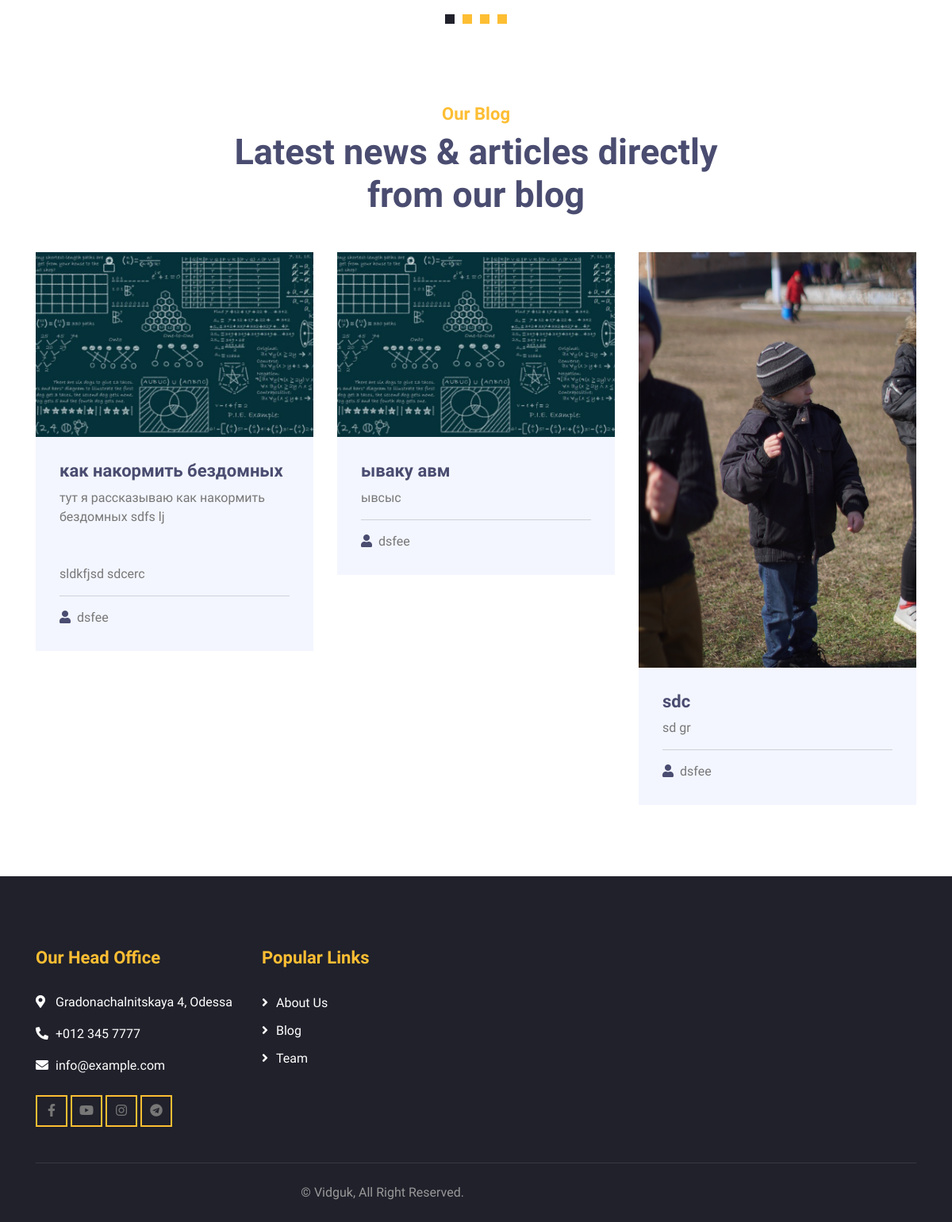
Before: / (lower part) with the older database file.
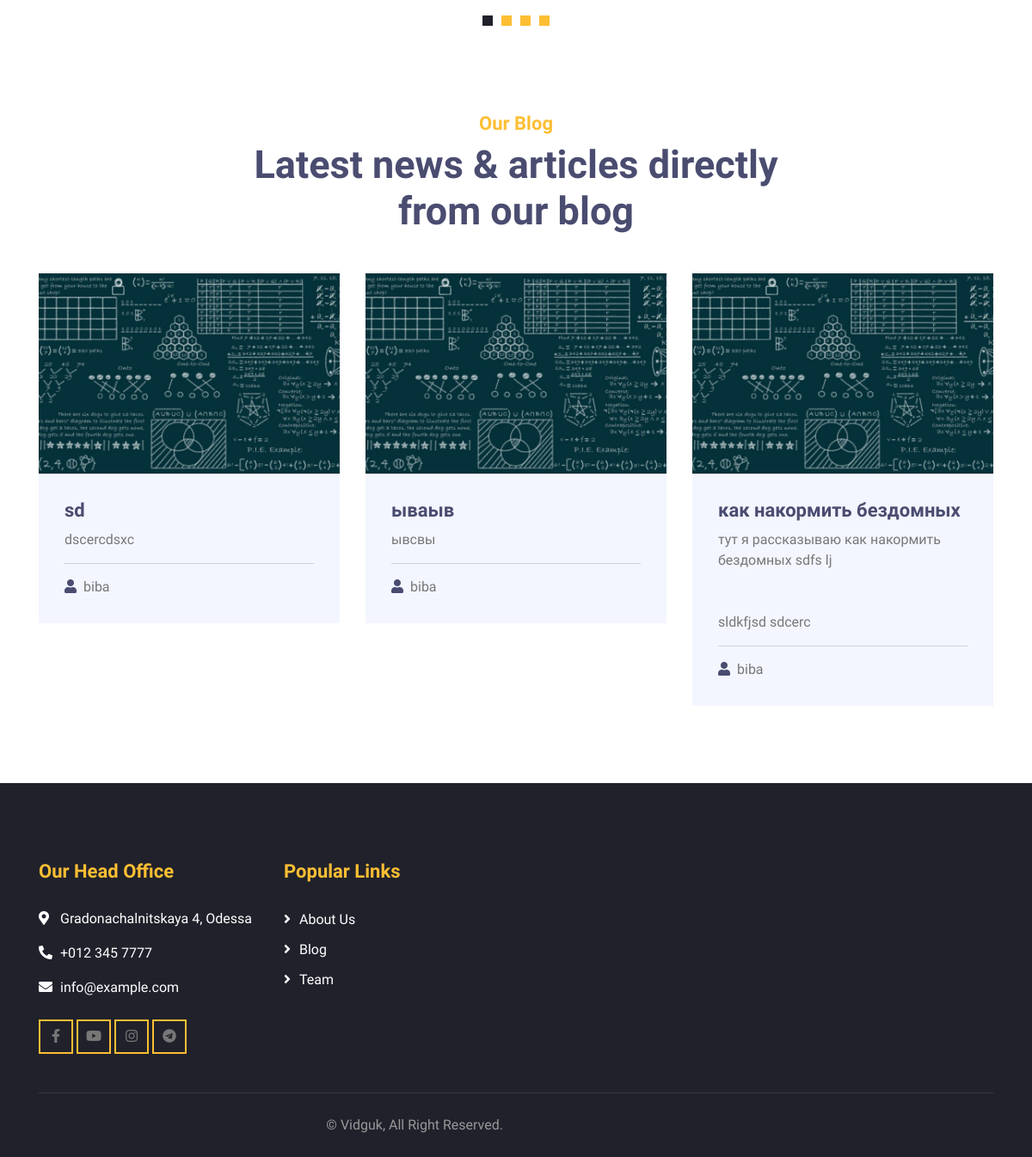
After: the same page with the newer database file.
### blog/models.py (models this page shows, shortened)
class Post(models.Model):
    title = models.CharField(max_length=200, unique=True)
    slug = models.SlugField(max_length=200, unique=True)
    author = models.ForeignKey(User, on_delete= models.CASCADE,related_name='blog_posts')
    updated_on = models.DateTimeField(auto_now= True)
    content = models.TextField()
    created_on = models.DateTimeField(auto_now_add=True)
    status = models.IntegerField(choices=STATUS, default=0)
    image = models.ImageField(upload_to='images/')
    tags = TaggableManager()
    class Meta:
        ordering = ['-created_on']

### home/views.py (the view)
# urls.py: path("", views.home, name='home'),
def home(request):
    events = Event.objects.filter(date__gte=timezone.now()).order_by('date')
    recent_posts = Post.objects.all()[:3]
    is_home_page = True
    return render(request, 'index.html', {'events': events, 'recent_posts': recent_posts, 'is_home_page':is_home_page}, )#{'recent_posts': recent_posts}

### home/templates/index.html (shortened to what this page needs)
{% load static %}
<!DOCTYPE html>
<html lang="en">
    <head>
        <link href="https://stackpath.bootstrapcdn.com/bootstrap/4.4.1/css/bootstrap.min.css" rel="stylesheet">
        <link href="https://cdnjs.cloudflare.com/ajax/libs/font-awesome/5.10.0/css/all.min.css" rel="stylesheet">
        <link href="{% static 'lib/flaticon/font/flaticon.css' %}" rel="stylesheet">
        <link href="{% static 'lib/animate/animate.min.css' %}" rel="stylesheet">
        <link href="{% static 'lib/owlcarousel/assets/owl.carousel.min.css' %}" rel="stylesheet">
        <link href="{% static 'css/style.css' %}" rel="stylesheet">
    </head>
    <body>
        <div class="testimonial">
            <div class="container">
                <div class="owl-carousel testimonials-carousel">
                </div>
            </div>
        </div>
        <div class="blog" id="blog-section">
            <div class="container">
                <div class="section-header text-center">
                    <p>Our Blog</p>
                    <h2>Latest news & articles directly from our blog</h2>
                </div>
                <div class="row">
                    {% for post in recent_posts %}
                    <div class="col-lg-4">
                        <div class="blog-item">
                            <div class="blog-img">
                                <img src="{{post.image.url}}" alt="Image">
                            </div>
                            <div class="blog-text">
                                <h3><a href="{% url 'post_detail' post.slug  %}">{{ post.title }}</a></h3>
                                <p>
                                    {{post.content|slice:":200"| safe }}
                                </p>
                            </div>
                            <div class="blog-meta">
                                <p><i class="fa fa-user"></i>{{ post.author }}</p>
                            </div>
                        </div>
                    </div>
                    {% endfor %}
                </div>
            </div>
        </div>
        {% include 'footer.html' %}
    </body>
</html>

Changed rows visible on the page:
no longer on this page (row unchanged): Post: image (picture), title "ываку авм", content "ывсыс", author "dsfee"
no longer on this page (row unchanged): Post: image (picture), title "sdc", content "sd gr", author "dsfee"
added Post: image (picture), title "sd", content "dscercdsxc", author "biba"
added Post: image (picture), title "ываыв", content "ывсвы", author "biba"
changed through a linked row, Post "как накормить бездомных": author "dsfee" → "biba"
